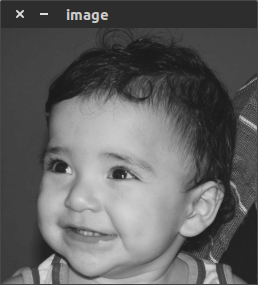
//> input picture biel.png, 258 x 285 px
$ ./RecCalc biel.png   (built with g++ and OpenCV 4)
//> lines starting //> are read from the running program, lines starting //| are printed output that depends on the picture
### fileHelper.h
#ifndef FILEHELPER_H
#define FILEHELPER_H

#include <opencv2/opencv.hpp>
#include <opencv2/highgui.hpp>
#include <string>
#include <cstdlib>
#include <iostream>
#include <fstream>

using namespace cv;
using namespace std;

class FileHelper
{

    public:
        FileHelper();                                                       //Constructor
        virtual ~FileHelper();                                              // Destructor
        void saveFile(Point *points, int nPoints, const char *path);        // Saves a txt file

};

#endif //FILEHELPER_H

### fileHelper.cpp
#include "fileHelper.h"

FileHelper::FileHelper() {
    // Constructor
}

FileHelper::~FileHelper() {
    // Desructor
}

void FileHelper::saveFile(Point *points, int nPoints, const char *path) {
    bool isEmpty = true;
    for (int i = 0; i < nPoints; i++)
    {
        if (points[i].x != 0 || points[i].y != 0) {
            isEmpty = false;
        }
    }

    if (isEmpty)
    {
        cout << "{}" << endl;
        return;
    }

    char jsonOut[201];
    char jsonAux[50];
    int pos = 0;
    jsonAux[0] = '\0';
    jsonOut[0] = '\0';

    // Writes the points in file
    for (int i = 0; i < nPoints; i++)
    {
        Point p = *(points + i);
        int writtenChars = 0;

        if (i == 0) {
            writtenChars = sprintf(jsonAux, "{\"c%d\":\"%d,%d\",", i + 1, p.x, p.y);
        } else if (i == 3) {
            writtenChars = sprintf(jsonAux, "\"c%d\":\"%d,%d\"}", i + 1, p.x, p.y);
        }else {
            writtenChars = sprintf(jsonAux, "\"c%d\":\"%d,%d\",", i + 1, p.x, p.y);
        }

        pos = pos + writtenChars;
        if (pos > 201){
            cout << "Name file very large" << endl;
            return;
        }
        cout << jsonAux << endl;

        #ifdef OS_Windows
            strcat_s(jsonOut, jsonAux);
        #else
            strcat(jsonOut, jsonAux);
        #endif

    }
}

### RecCalc.cpp
#include <iostream>
#include <string>
#include <math.h>

#include <opencv2/opencv.hpp>
#include <opencv2/highgui.hpp>
#include <opencv2/imgproc.hpp>
#include <opencv2/core/core.hpp>
#include <opencv2/features2d/features2d.hpp>
#include <opencv2/calib3d/calib3d.hpp>
#include <opencv2/core/utils/logger.hpp>
#include "../../../fileHelper.h"


#define REC_MIN_PERIMETER 50
#define ARC_COS_86 0.05
//#define DEBUG

#ifdef _MSC_VER
    #define _CRT_SECURE_NO_WARNINGS
#endif

using namespace std;
using namespace cv;

cv::Mat image, border;
int imagePerimeter;

// Variables used for Canny transformation
int top_slider = 10;
int top_slider_max = 200;
char TrackbarName[50];

// Variables used for filters
int DELAY_CAPTION = 1500;
int DELAY_BLUR = 100;
int MAX_KERNEL_LENGTH = 12;

// Path for saved images
const char* BASE_PATH = "images_out\\";

// Saves the rectangle points in a txt file
void savePoints(Point* points, int number, char* path) {
    FileHelper helper;
    // Saves the name of the arquive
    char c = '\0', name[100];
    int secondPoint = 0;
    uint8_t count = 0;

    while ((secondPoint < 1) && (count < 100)) {
        c = path[count];
        if (c == '.') {
            secondPoint++;
        }
        name[count++] = c;
    }

    // Fills the name ".txt"
    name[count++] = 't';
    name[count++] = 'x';
    name[count++] = 't';
    name[count] = '\0';

    helper.saveFile(points, number, name);
}

// [80 lines left out: functions saveImage, on_trackbar_canny, histogramEqualize, not called in this run]

// Plots the histogram of an image
Mat plotHistogram(const Mat& image) {
    int histSize = 256;
    float range[] = { 0,256 };
    const float* histRange[] = { range };

    bool uniform = true, accumulate = false;

    Mat grayHistogram;
    calcHist(&image, 1, 0, Mat(), grayHistogram, 1, &histSize, histRange, uniform, accumulate);

    int histWidth = 512, histHeight = 400;
    int binWidth = cvRound((double)histWidth / histSize);

    Mat histImage(histHeight, histWidth, CV_8UC3, Scalar(0, 0, 0));

    normalize(grayHistogram, grayHistogram, 0, histImage.rows, NORM_MINMAX, -1, Mat());

    for (int i = 1; i < histSize; i++) {
        line(histImage, Point(binWidth * (i - 1), histHeight - cvRound(grayHistogram.at<float>(i - 1)))
            , Point(binWidth * (i), histHeight - cvRound(grayHistogram.at<float>(i)))
            , Scalar(255, 0, 0), 2, 8, 0);
    }

    //imshow("histogram calculated", histImage);
    //waitKey();

    return grayHistogram;
}

// Dilation used for make bright regions larger
Mat dilateImage(const Mat& image) {

    int dilation_type = MORPH_RECT;
    int dilation_size = 2;
    Mat dilation_dst;

    Mat element = getStructuringElement(
        dilation_type,
        Size(2 * dilation_size + 1, 2 * dilation_size + 1),
        Point(dilation_size, dilation_size));

    dilate(image, dilation_dst, element);

    //imshow("Dilation Demo", dilation_dst);
    //waitKey();

    return dilation_dst;
}

// finds a cosine of angle between vectors
// from pt0->pt1 and from pt0->pt2
// [77 lines left out: functions angle, drawSquare, _drawContours, getCoodinates, not called in this run]

// Get rectangle points
void getRectanglePoints(Mat& image, Point* pt_out) {

    vector<Point> contours;
    vector<Vec4i> hierarchy_out;
    vector<Vec4i> hierarchy;                //[Next, Previous, First_Child, Parent]
    vector<vector<Point>> contoursSet;
    vector<vector<Point>> contoursOut;

    findContours(image, contoursSet, hierarchy, RETR_TREE, CHAIN_APPROX_SIMPLE);

    #ifdef DEBUG
    _drawContours(image, contoursSet, hierarchy);
    #endif

    size_t numberOfContours = contoursSet.size();

    // Scans all found borders in order to test them
    for (size_t k = 0; k < numberOfContours; k++)
    {
        double perimeter = arcLength(contoursSet[k], true);
        // Debug
        #ifdef DEBUG
            cout << "Perimeter: " << perimeterRec << endl;
        #endif

        approxPolyDP(Mat(contoursSet[k]), contours, perimeter * 0.03, true);

        // Testa a quantidade de lados de contoursOut[k]
        if (contours.size() == 4) {
            double perimeterRec = arcLength(contours, true);

            // Checks minimal perimeter
            if (perimeterRec >= REC_MIN_PERIMETER && perimeterRec <= 0.95 * imagePerimeter) {

                // Checks the angles between the points
                double cosineAlpha[4];
                cosineAlpha[0] = fabs(angle(contours[3], contours[1], contours[0]));
                cosineAlpha[1] = fabs(angle(contours[0], contours[2], contours[1]));
                cosineAlpha[2] = fabs(angle(contours[1], contours[3], contours[2]));
                cosineAlpha[3] = fabs(angle(contours[2], contours[0], contours[3]));

                int result = 0;
                for (int i = 0; i < 4; i++) {
                    //cout << "Cosine: " << cosineAlpha[i] << endl;
                    if (cosineAlpha[i] < ARC_COS_86) {
                        result++;
                    }
                }

                if (result >= 2) {
                    #ifdef DEBUG

                        for (int i = 0; i < contours.size(); i++)
                        {
                            Point p1 = contours[i];
                            cout << "(" << p1.x << "," << p1.y << ")" << endl;
                        }
                    #endif
                    contoursOut.push_back(contours);
                    hierarchy_out.push_back(hierarchy[k]);
                    #ifdef DEBUG
                        cout << hierarchy[k] << endl;
                    #endif
                }
            }
        }
    }

    size_t secondContourSize = contoursOut.size();
    //cout << "Size 2: " << secondContourSize << endl;

    if (secondContourSize > 0) {
        _drawContours(image, contoursOut, hierarchy_out);
        vector<Point> points_vector;
        Point point[4];

        if (secondContourSize == 1) {
            points_vector = contoursOut[0];
            getCoodinates(pt_out, points_vector);
        }
        else {
            int indexGreatest = 0;

            for (int i = 0; i < secondContourSize; i++) {

                // Discards the edge of the image
                //[Next, Previous, First_Child, Parent]
                if (hierarchy_out[i][0] == -1 && hierarchy_out[i][1] == -1 && hierarchy_out[i][2] != -1 && hierarchy_out[i][3] == -1) {

                }
                else {
                    if (i != 0) {
                        int dif = hierarchy_out[i - 1][2] - hierarchy_out[i][3];
                        //cout << "DIFF " << dif << " - " << i << endl;
                        if (dif == 1) {
                            indexGreatest = i - 1;
                            break;
                        }
                    }
                }
            }

            points_vector = contoursOut[indexGreatest];
            getCoodinates(pt_out, points_vector);
        }
    }
    else {
        // Fills with zeros
        for (int i = 0; i < 4; i++) {
            *(pt_out + i) = { 0,0 };
        }

        return;
    }
}

// Mostra a imagem de destino
// [81 lines left out: functions display_dst, display_caption, filters, not called in this run]

//***********************************************************************
/////////MAIN
//***********************************************************************

int main(int argc, char** argv) {

    //Disabling the logs
    cv::utils::logging::setLogLevel(utils::logging::LOG_LEVEL_SILENT);

    vector<vector<Point>> rectangleCorners;
    // Reads an image from arquive
    //image = cv::imread("C:\\imagens\\biel.png", cv::IMREAD_GRAYSCALE);
    image = cv::imread(argv[1], cv::IMREAD_GRAYSCALE);
//> image: 285 rows x 258 cols, CV_8UC1; min 26, max 220, mean 95.8
    Mat colorImage = imread(argv[1], IMREAD_COLOR);
//> colorImage is the input picture: 285 rows x 258 cols, CV_8UC3; mean B, G, R 95.8, 95.8, 95.8
    imagePerimeter = 2 * (image.cols + image.rows);
//> imagePerimeter = 1086

    if (image.empty()) {
        cout << "Erro ao ler imagem" << endl;
        return EXIT_FAILURE;
    }


    Mat hist = plotHistogram(image);
//> in plotHistogram, `calcHist(&image, 1, 0, Mat(), grayHistogram, 1, &histSize, histRange, ..`: grayHistogram = 256 values, max 6830 at index 45, min 0 at index 0, mean 287.2
//> in plotHistogram, `normalize(grayHistogram, grayHistogram, 0, histImage.rows, NORM_MINMAX..`: grayHistogram = 256 values, max 400 at index 45, min 0 at index 0, mean 16.82
//> after the loop in plotHistogram, `for (int i = 1; i < histSize; i++)`:
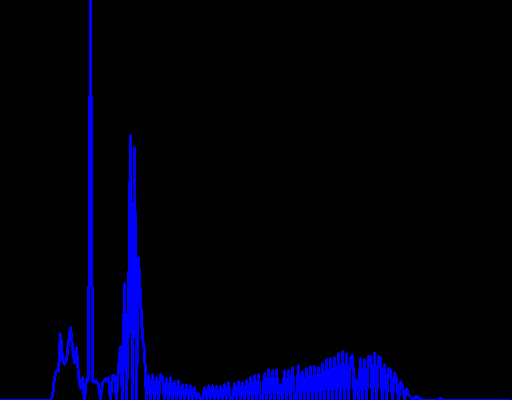
//> histImage: 400 rows x 512 cols, CV_8UC3; mean B, G, R 15.7, 0, 0
//> hist has the same summary as grayHistogram in plotHistogram

    double great = 0.0;
    double derivate = 1;
    bool signal = false;                // Neg = false ; Pos = true
    bool signal_anterior = false;       // Neg = false ; Pos = true
    int index = 0;
    int index_aux = 0;
    int indexVector[256];

    for (int j = 0; j < hist.rows - 1; j++) {

        derivate = hist.at<float>(j + 1, 0) - hist.at<float>(j, 0);

        if (fabs(derivate) > 1.0) {
            if (derivate < 0.0) {
                signal = false;
                // Signal has changed
                if (signal != signal_anterior) {
                    signal_anterior = signal;
                    indexVector[index++] = j;
                }
            }
            else {
                signal = true;
                // Signal has changed
                if (signal != signal_anterior) {
                    signal_anterior = signal;
                    indexVector[index++] = j;
                }
            }
        }
    }
//> this loop made 255 passes
//> derivate on passes 1 to 12: 0, 0, 0, 0, 0, 0, 0, 0, 0, 0, 0, 0
//> after the loop, signal_anterior = false; indexVector = 256 values, max 220 at index 151, min 0 at index 152, mean 72.72; index = 152

    if (index > 1) {
        index_aux = (indexVector[index - 2] + 255) / 2;
//> index_aux = 237
        if (index_aux >= 250) {
            index_aux = 245;
        }
    }
    else {
        index_aux = 253;
    }

    // Making Image binary
    for (int i = 0; i < image.rows; i++) {
        for (int j = 0; j < image.cols; j++) {
            uchar value = 0;
            value = image.at<uchar>(i, j);

            if (value <= index_aux) {
                image.at<uchar>(i, j) = 0;
            }
            else {
                image.at<uchar>(i, j) = 255;
            }
        }
    }
//> image: 285 rows x 258 cols, CV_8UC1; every value is 0

    #ifdef DEBUG
        imshow("Binarization", image);
        waitKey();
    #endif

    // Dilate image in order to accentuate the contours
    Mat dilated_image = dilateImage(image);

    // Median Filter to remove noise
    Mat timg(dilated_image);
    medianBlur(dilated_image, timg, 3);

    #ifdef DEBUG
        imshow("MedianBlur", timg);
        waitKey();
    #endif

    // Saving rectangle's points
    Point pointsToSave[4];
    getRectanglePoints(timg, pointsToSave);
//> in getRectanglePoints, `findContours(image, contoursSet, hierarchy, RETR_TREE, CHAIN_APPROX_SI..`: contoursSet = 0 contours
//> in getRectanglePoints, `size_t numberOfContours = contoursSet.size();`: numberOfContours = 0
//> after the loop in getRectanglePoints, `for (size_t k = 0; k < numberOfContours; k++)`: contoursOut = 0 contours
//> in getRectanglePoints, `size_t secondContourSize = contoursOut.size();`: secondContourSize = 0
    savePoints(pointsToSave, 4, argv[1]);

    #ifdef DEBUG
        drawSquare(colorImage, pointsToSave);
        if (saveImage(argv[1], timg))
    #endif

    return 0;
}
